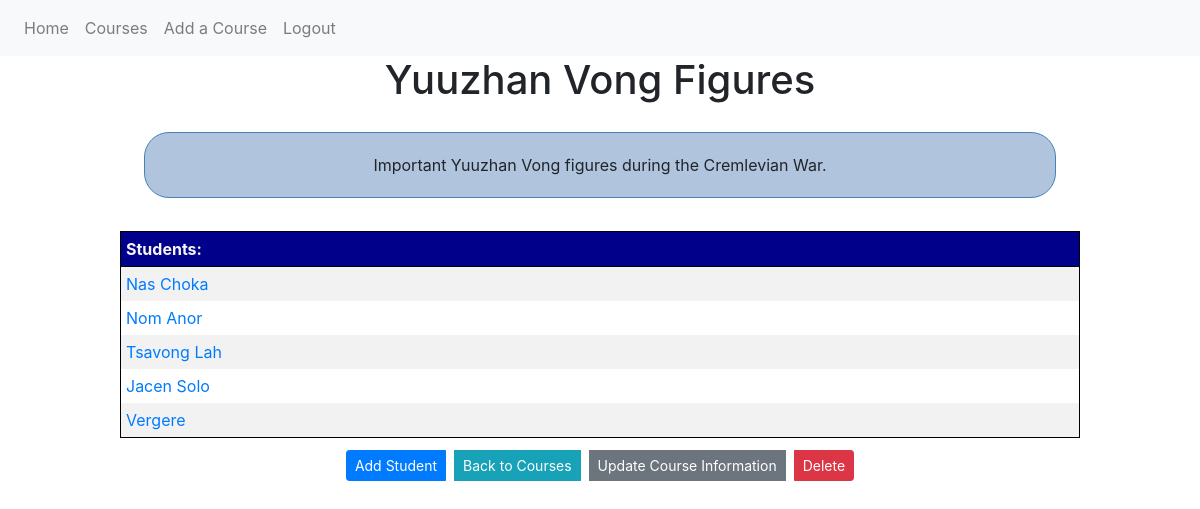
The app's page /course/1 (signed in) with its own data.
### guide_and_teach/models.py (models this page shows, shortened)
class Course(db.Model):
    id = db.Column(db.Integer, primary_key=True)
    course_title = db.Column(db.String(100), nullable=False)
    course_desc = db.Column(db.Text, nullable=False)
    user_id = db.Column(db.Integer, db.ForeignKey('user.id'), nullable=False)
    student = db.relationship('Student', backref='course', lazy=True)

class Student(db.Model):
    id = db.Column(db.Integer, primary_key=True)
    user_id = db.Column(db.Integer, db.ForeignKey('user.id'))
    course_id = db.Column(db.Integer, db.ForeignKey('course.id'))
    student_name = db.Column(db.String(50))
    teacher = db.relationship('User', backref="user")
    courses = db.relationship('Course', backref="course")
    grade = db.relationship('Grade', backref="student", lazy=True)

### guide_and_teach/courses/routes.py (the view)
@courses.route('/course/<int:course_id>', methods=['GET','POST'])
@login_required
def single_course(course_id):
    course = Course.query.get_or_404(course_id)
    if course.user != current_user:
        abort(403)
    students = Student.query.all()
    return render_template('single_course.html', title='Course', course=course, students=students)

### guide_and_teach/models.py (called while the page is built)
@login_manager.user_loader
def load_user(user_id):
    return User.query.get(int(user_id))

### guide_and_teach/templates/single_course.html (shortened to what this page needs)
{% extends "layout.html" %}
{% block content %}
        <article>
            <h1>{{ course.course_title }}</h1>
            <div class="about"><div class="course_desc"><p>{{ course.course_desc }}</p></div></div>
            <table class="table-striped">
                <thead>
                    <tr>
                        <td><strong>Students:</strong></td>
                    </tr>
                </thead>
                <tbody>
                    {% for student in students %}
                    {% if student.course == course %}
                    <tr>
                        <td><a href="{{ url_for('students.single_student', student_id=student.id, course_id=course.id) }}">{{ student.student_name }}</a></td>
                    </tr>
                    {% endif %}
                    {% endfor %}
                </tbody>
            </table>
            {% if course.user == current_user %}
            <div class="ralph">
            <div class="btn-group btn-group ml-4 mr-4" role="group">
                <a class="btn btn-primary btn-sm mt-1 mb-1 m-1" href="{{ url_for('students.add_student', course_id=course.id) }}">Add Student</a>
                <a class="btn btn-info btn-sm mt-1 mb-1 m-1" href="{{ url_for('courses.course_home') }}">Back to Courses</a>
                <a class="btn btn-secondary btn-sm mt-1 mb-1 m-1" href="{{ url_for('courses.update_course', course_id=course.id)}}">Update Course Information</a>
                <button type="button" class="btn btn-danger btn-sm mt-1 mb-1 m-1" data-toggle="modal" data-target="#deleteModal">Delete</button>
            </div>
            </div>
            {% endif %}
        </article>
{% endblock content %}

### guide_and_teach/static/style.css (style rules this page uses)
p { padding: 10px; margin: 5px; }
article { display: flex; flex-direction: column; }
table { border: 1px solid black; border-radius: 10px; margin-top: .5em; margin-bottom: .5em; margin-left: 10%; margin-right: 10%; }
thead { border: 1px solid black; color: whitesmoke; background-color: darkblue; margin: 5px; padding: 1em; }
td { margin: 2px; padding: 5px; }
h1, h2, h4 { text-align: center; }
.ralph { display: flex; justify-content: center; align-content: center; margin-left: 10%; margin-right: 10%; }
.course_desc { text-align: center; }
.about { margin-left: 12%; margin-right: 12%; margin-top: 20px; margin-bottom: 25px; padding: 5px; border: steelblue solid 1px; border-radius: 25px; background-color: lightsteelblue; }

### records on screen
Course: course_title "Yuuzhan Vong Figures", course_desc "Important Yuuzhan Vong figures during the Cremlevian War."
Student: student_name "Nas Choka"
Student: student_name "Nom Anor"
Student: student_name "Tsavong Lah"
Student: student_name "Jacen Solo"
Student: student_name "Vergere"
